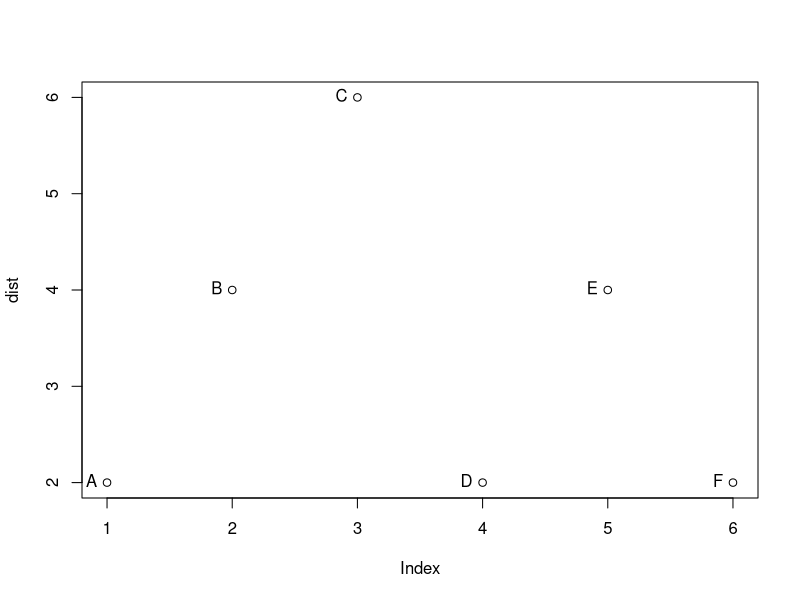
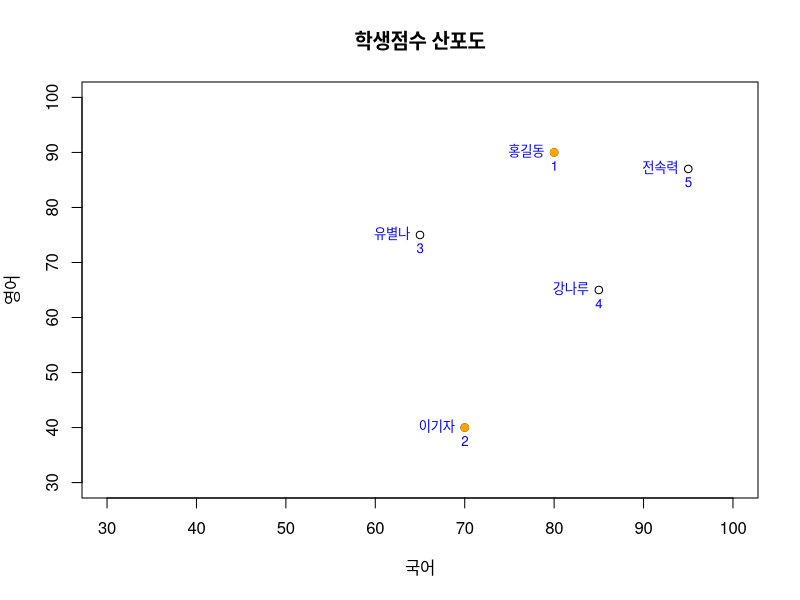

Here is the R script that generated these plots, in order:
# 군집분석(clustering anlaysis) : 비지도 학습
# 계층적, 비계층적이 있음
# 군집 간 유사성과 비유사성 확인을 위해 거리계산법 사용 - 맨하튼 거리계산법, 유클리디안 거리계산법 등 

# 유클리디안 거리계산법 - 피타고라스 이용
x <- matrix(1:16, nrow=4)
x
?dist # "euclidean", "maximum", "manhattan", "canberra", "binary" or "minkowski"
dist <- dist(x, method="euclidian")
dist
plot(dist)
text(dist, c(LETTERS[1:6]), pos=2)

sqrt(sum((x[1, ] - x[4, ])^2)) # 유클리드 거리계산법 수식으로 작성

getwd()
setwd("c:/work/rsou/pro01")
txt1 <- read.csv("testdata/cluster_ex.csv")
txt1

plot(txt1[,c(2:3)], xlab='국어', ylab='영어', main='학생점수 산포도', xlim=c(30,100),ylim=c(30,100))

# 홍길동과 이기자 두 학생의 거리 계산
text(txt1[,2],txt1[,3], lables<- abbreviate(rownames(txt1)), cex=0.8, pos=1, col='blue')
text(txt1[,2],txt1[,3], lables<- txt1[,1], cex=0.8, pos=2, col="blue")
points(txt1[1,2], txt1[1,3], col="orange", pch=19)
points(txt1[2,2], txt1[2,3], col="orange", pch=19)

dist_mht <- dist(txt1[c(1:2),c(2:3)],method="manhattan")
dist_mht

dist_euc <- dist(txt1[c(1:2),c(2:3)],method="euclidean")
dist_euc
